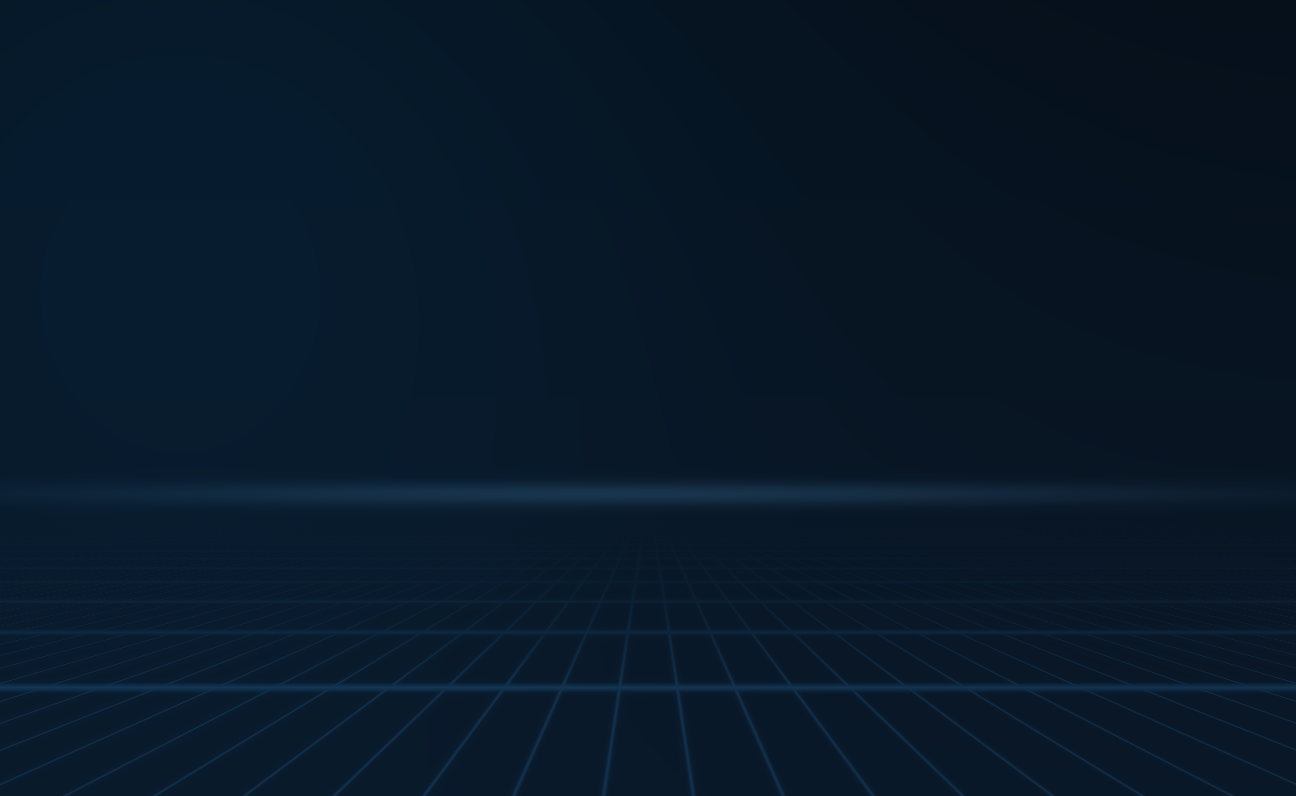

This figure's Python source:
# /// script
# dependencies = ["numpy", "pillow"]
# ///
"""The backdrop behind every demo recording: a quiet navy sky, one soft blue
glow, a faint horizon and perspective grid. Generated, so it carries no
licence. demo/render.sh shows it through the terminal as it is, so it is
kept dark enough to read text over and calm enough to sit on neboto.dev's
navy (neboto.dev/nebaz/ uses the same takes).

    uv run demo/backdrop.py demo/backdrop.png

The size is the tapes' Width × Height (the terminal plus a 48 px margin).
"""
import sys

import numpy as np
from PIL import Image, ImageFilter

W, H = 1296, 796
out = sys.argv[1]
y, x = np.mgrid[0:H, 0:W].astype(np.float32)


def hexc(h):
    return np.array([int(h[i:i + 2], 16) for i in (1, 3, 5)], np.float32) / 255


def glow(cx, cy, r, color, strength):
    d = ((x - cx) ** 2 + (y - cy) ** 2) / (r * r)
    return np.exp(-d)[..., None] * hexc(color) * strength


# Base: navy, slightly lighter towards the horizon.
t = (y / H)[..., None]
img = hexc("#06101b") * (1 - t) + hexc("#0a1828") * t

# One soft blue glow, top-left.
img += glow(180, 120, 560, "#006aa7", 0.10)

# Perspective grid below the horizon, faint.
hz = H * 0.62
grid = np.zeros((H, W), np.float32)
below = y > hz
depth = (y - hz) / (H - hz)  # 0 at horizon, 1 at bottom
with np.errstate(divide="ignore", invalid="ignore"):
    z = 1.0 / np.maximum(depth, 1e-3)  # distance into the scene
    # horizontal lines, evenly spaced in z
    hl = np.abs(((z * 1.6) % 1.0) - 0.5)
    hline = np.clip(1 - hl / (0.03 * z + 0.02), 0, 1)
    # vertical lines converge on the vanishing point
    u = (x - W / 2) / np.maximum(depth, 1e-3) / 90
    vl = np.abs((u % 1.0) - 0.5)
    vline = np.clip(1 - vl / (0.02 / np.maximum(depth, 0.05) + 0.015), 0, 1)
grid[below] = np.maximum(hline, vline)[below] * np.clip(depth[below] * 1.6, 0, 1) ** 1.8
gimg = Image.fromarray((grid * 255).astype(np.uint8))
soft = np.asarray(gimg.filter(ImageFilter.GaussianBlur(3)), np.float32) / 255
img += grid[..., None] * hexc("#2d5f86") * 0.22 + soft[..., None] * hexc("#006aa7") * 0.12

# Horizon light, a thin line.
hzd = np.exp(-((y - hz) ** 2) / (2 * 8 ** 2)) * np.exp(-((x - W / 2) ** 2) / (2 * 380 ** 2))
img += hzd[..., None] * hexc("#5d9fcf") * 0.18

img = np.clip(img, 0, 1)
Image.fromarray((img * 255).astype(np.uint8)).save(out)
